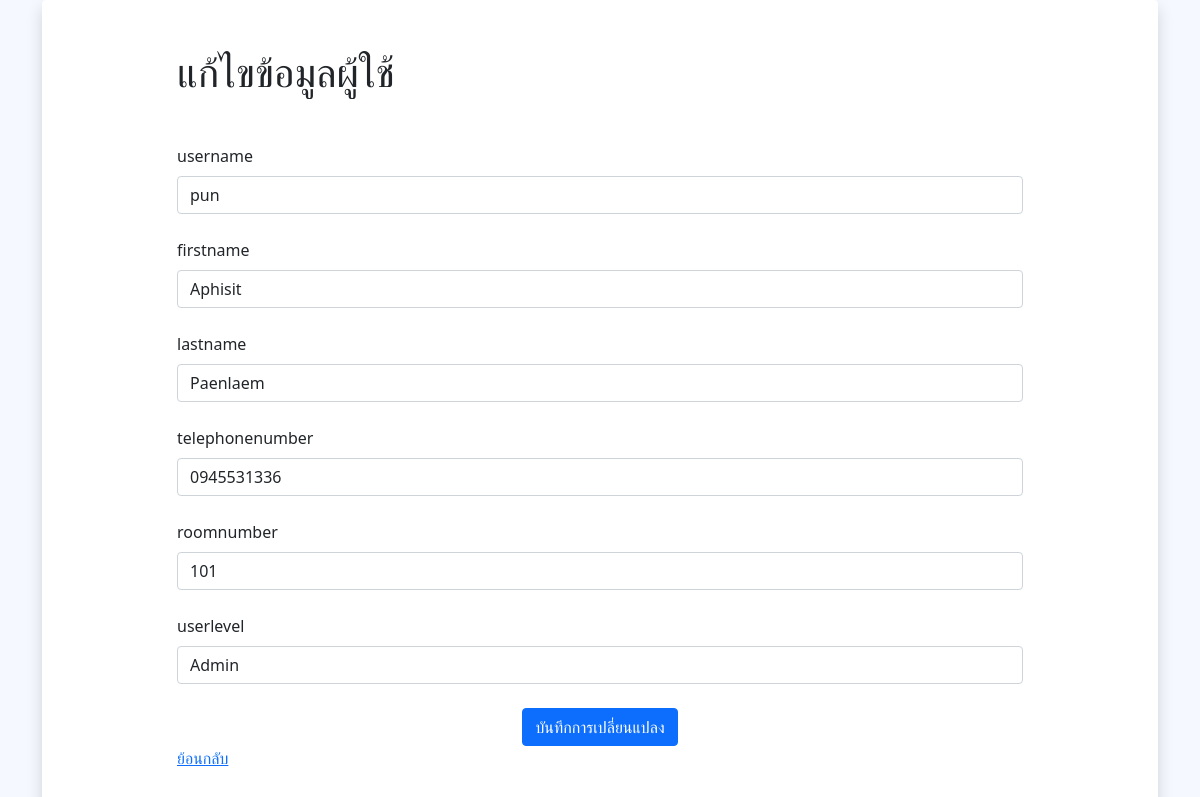
Screenshot of /form-update.php?id=8 with the database file from the repository.
### tables this page shows
CREATE TABLE `user` (
  `id` int(5) NOT NULL,
  `username` varchar(50) NOT NULL,
  `password` varchar(200) NOT NULL,
  `firstname` varchar(100) NOT NULL,
  `lastname` varchar(100) NOT NULL,
  `telephonenumber` varchar(100) NOT NULL,
  `roomnumber` text NOT NULL,
  `userlevel` varchar(10) NOT NULL
);

### form-update.php (the view, shortened to what this page needs)
<?php
    require_once('connect.php');
    $sql = "SELECT * FROM user  WHERE id = '".mysqli_real_escape_string($conn, $_GET['id'])."' ";
    $result = mysqli_query($conn, $sql);
    $row = mysqli_fetch_assoc($result);
?>
<!DOCTYPE html>
<html lang="en">
<head>
    <link href="https://cdn.jsdelivr.net/npm/bootstrap@5.1.3/dist/css/bootstrap.min.css" rel="stylesheet">
</head>
<body>
<div class="flex-container">
    <div class="container">
        <div class="shadow rounded p-5 bg-body h-100">
            <div class="row justify-content-center">
                <div class="col-md-10">
                    <h1 class="mb-5">แก้ไขข้อมูลผู้ใช้</h1>
                    <form class="row gy-4" action="update1.php" method="POST">
                        <div class="col-md-12">
                            <label for="name" class="form-label">username</label>
                            <input type="text" class="form-control" id="username" name="username" placeholder="username" value="<?php echo $row['username'] ?>"required>
                        </div>
                        <div class="col-md-12">
                            <label for="name" class="form-label">firstname</label>
                            <input type="text" class="form-control" id="firstname" name="firstname" placeholder="firstname" value="<?php echo $row['firstname'] ?>"required>
                        </div>
                        <div class="col-md-12">
                            <label for="name" class="form-label">lastname</label>
                            <input type="text" class="form-control" id="lastname" name="lastname" placeholder="lastname" value="<?php echo $row['lastname'] ?>"required>
                        </div>
                        <div class="col-md-12">
                            <label for="name" class="form-label">telephonenumber</label>
                            <input type="text" class="form-control" id="telephonenumber" name="telephonenumber" placeholder="telephonenumber" value="<?php echo $row['telephonenumber'] ?>"required>
                        </div>
                        <div class="col-md-12">
                            <label for="name" class="form-label">roomnumber</label>
                            <input type="text" class="form-control" id="roomnumber" name="roomnumber" placeholder="roomnumber" value="<?php echo $row['roomnumber'] ?>"required>
                        </div>
                        <div class="col-md-12">
                            <label for="name" class="form-label">userlevel</label>
                            <select name="userlevel" id="userlevel" class="form-control" required>
                                <option value="Admin" <?php if($row['userlevel'] == "Admin") echo "selected" ?>>Admin</option>
                            </select>
                        </div>
                        <div class="col-12">
                            <button type="submit" name="submit" class="btn btn-primary d-block mx-auto">บันทึกการเปลี่ยนแปลง</button>
                        </div>
                    </form>
                    <a href="data_pageIN.php">ย้อนกลับ</a>
                </div>
            </div>
        </div>
    </div>
</div>
</body>
</html>

### form-update.php (style rules this page uses)
.flex-container { display: flex; align-items: center; justify-content: center; min-height: 100vh; background-color: #F5F8FF; }

### rows the page displays
user: username "pun", firstname "Aphisit", lastname "Paenlaem", telephonenumber "0945531336", roomnumber "101", userlevel "Admin"
